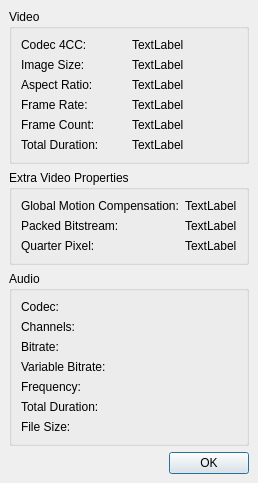
<ui version="4.0" >
 <class>Dialog</class>
 <widget class="QDialog" name="Dialog" >
  <property name="geometry" >
   <rect>
    <x>0</x>
    <y>0</y>
    <width>245</width>
    <height>465</height>
   </rect>
  </property>
  <property name="windowTitle" >
   <string>Properties</string>
  </property>
  <layout class="QVBoxLayout" >
   <property name="margin" >
    <number>9</number>
   </property>
   <property name="spacing" >
    <number>6</number>
   </property>
   <item>
    <widget class="QGroupBox" name="groupBox" >
     <property name="title" >
      <string>Video</string>
     </property>
     <property name="flat" >
      <bool>false</bool>
     </property>
     <layout class="QGridLayout" >
      <property name="margin" >
       <number>9</number>
      </property>
      <property name="spacing" >
       <number>6</number>
      </property>
      <item row="3" column="1" >
       <widget class="QLabel" name="labelFrameRate" >
        <property name="text" >
         <string>TextLabel</string>
        </property>
       </widget>
      </item>
      <item row="3" column="0" >
       <widget class="QLabel" name="label_2" >
        <property name="text" >
         <string>Frame Rate:</string>
        </property>
       </widget>
      </item>
      <item row="4" column="1" >
       <widget class="QLabel" name="labelNbOfFrames" >
        <property name="text" >
         <string>TextLabel</string>
        </property>
       </widget>
      </item>
      <item row="4" column="0" >
       <widget class="QLabel" name="label_3" >
        <property name="text" >
         <string>Frame Count: </string>
        </property>
       </widget>
      </item>
      <item row="5" column="1" >
       <widget class="QLabel" name="labelVideoDuration" >
        <property name="text" >
         <string>TextLabel</string>
        </property>
       </widget>
      </item>
      <item row="5" column="0" >
       <widget class="QLabel" name="label_5" >
        <property name="text" >
         <string>Total Duration:</string>
        </property>
       </widget>
      </item>
      <item row="2" column="1" >
       <widget class="QLabel" name="LabelAspectRatio" >
        <property name="text" >
         <string>TextLabel</string>
        </property>
       </widget>
      </item>
      <item row="2" column="0" >
       <widget class="QLabel" name="label_6" >
        <property name="text" >
         <string>Aspect Ratio:</string>
        </property>
       </widget>
      </item>
      <item row="1" column="1" >
       <widget class="QLabel" name="labeImageSize" >
        <property name="text" >
         <string>TextLabel</string>
        </property>
       </widget>
      </item>
      <item row="1" column="0" >
       <widget class="QLabel" name="label" >
        <property name="text" >
         <string>Image Size:</string>
        </property>
       </widget>
      </item>
      <item row="0" column="1" >
       <widget class="QLabel" name="label4CC" >
        <property name="text" >
         <string>TextLabel</string>
        </property>
       </widget>
      </item>
      <item row="0" column="0" >
       <widget class="QLabel" name="label_4" >
        <property name="text" >
         <string>Codec 4CC:</string>
        </property>
       </widget>
      </item>
     </layout>
    </widget>
   </item>
   <item>
    <widget class="QGroupBox" name="groupBox_2" >
     <property name="title" >
      <string>Extra Video Properties</string>
     </property>
     <layout class="QGridLayout" >
      <property name="margin" >
       <number>9</number>
      </property>
      <property name="spacing" >
       <number>6</number>
      </property>
      <item row="0" column="0" >
       <widget class="QLabel" name="label_9" >
        <property name="text" >
         <string>Global Motion Compensation:</string>
        </property>
       </widget>
      </item>
      <item row="1" column="1" >
       <widget class="QLabel" name="LabelPackedBitstream" >
        <property name="text" >
         <string>TextLabel</string>
        </property>
       </widget>
      </item>
      <item row="1" column="0" >
       <widget class="QLabel" name="label_8" >
        <property name="text" >
         <string>Packed Bitstream:</string>
        </property>
       </widget>
      </item>
      <item row="2" column="1" >
       <widget class="QLabel" name="LabelQuarterPixel" >
        <property name="text" >
         <string>TextLabel</string>
        </property>
       </widget>
      </item>
      <item row="2" column="0" >
       <widget class="QLabel" name="label_7" >
        <property name="text" >
         <string>Quarter Pixel:</string>
        </property>
       </widget>
      </item>
      <item row="0" column="1" >
       <widget class="QLabel" name="LabelGMC" >
        <property name="text" >
         <string>TextLabel</string>
        </property>
       </widget>
      </item>
     </layout>
    </widget>
   </item>
   <item>
    <widget class="QGroupBox" name="groupBoxAudio" >
     <property name="title" >
      <string>Audio</string>
     </property>
     <property name="flat" >
      <bool>false</bool>
     </property>
     <layout class="QGridLayout" >
      <property name="margin" >
       <number>9</number>
      </property>
      <property name="spacing" >
       <number>6</number>
      </property>
      <item row="6" column="1" >
       <widget class="QLabel" name="labelFileSize" >
        <property name="text" >
         <string/>
        </property>
       </widget>
      </item>
      <item row="6" column="0" >
       <widget class="QLabel" name="label_16" >
        <property name="text" >
         <string>File Size:</string>
        </property>
       </widget>
      </item>
      <item row="5" column="1" >
       <widget class="QLabel" name="labelAudioDuration" >
        <property name="text" >
         <string/>
        </property>
       </widget>
      </item>
      <item row="5" column="0" >
       <widget class="QLabel" name="label_13" >
        <property name="text" >
         <string>Total Duration:</string>
        </property>
       </widget>
      </item>
      <item row="4" column="0" >
       <widget class="QLabel" name="label_11" >
        <property name="text" >
         <string>Frequency:</string>
        </property>
       </widget>
      </item>
      <item row="4" column="1" >
       <widget class="QLabel" name="labelFrequency" >
        <property name="text" >
         <string/>
        </property>
       </widget>
      </item>
      <item row="3" column="0" >
       <widget class="QLabel" name="label_14" >
        <property name="text" >
         <string>Variable Bitrate:</string>
        </property>
       </widget>
      </item>
      <item row="3" column="1" >
       <widget class="QLabel" name="labelVBR" >
        <property name="text" >
         <string/>
        </property>
       </widget>
      </item>
      <item row="2" column="1" >
       <widget class="QLabel" name="labelBitrate" >
        <property name="text" >
         <string/>
        </property>
       </widget>
      </item>
      <item row="2" column="0" >
       <widget class="QLabel" name="label_15" >
        <property name="text" >
         <string>Bitrate:</string>
        </property>
       </widget>
      </item>
      <item row="1" column="1" >
       <widget class="QLabel" name="labelChannels" >
        <property name="text" >
         <string/>
        </property>
       </widget>
      </item>
      <item row="1" column="0" >
       <widget class="QLabel" name="label_10" >
        <property name="text" >
         <string>Channels:</string>
        </property>
       </widget>
      </item>
      <item row="0" column="1" >
       <widget class="QLabel" name="labelACodec" >
        <property name="text" >
         <string/>
        </property>
       </widget>
      </item>
      <item row="0" column="0" >
       <widget class="QLabel" name="label_12" >
        <property name="text" >
         <string>Codec:</string>
        </property>
       </widget>
      </item>
     </layout>
    </widget>
   </item>
   <item>
    <widget class="QPushButton" name="pushButton" >
     <property name="sizePolicy" >
      <sizepolicy>
       <hsizetype>0</hsizetype>
       <vsizetype>0</vsizetype>
       <horstretch>0</horstretch>
       <verstretch>0</verstretch>
      </sizepolicy>
     </property>
     <property name="layoutDirection" >
      <enum>Qt::RightToLeft</enum>
     </property>
     <property name="text" >
      <string>OK</string>
     </property>
     <property name="default" >
      <bool>true</bool>
     </property>
    </widget>
   </item>
  </layout>
 </widget>
 <resources/>
 <connections>
  <connection>
   <sender>pushButton</sender>
   <signal>clicked()</signal>
   <receiver>Dialog</receiver>
   <slot>accept()</slot>
   <hints>
    <hint type="sourcelabel" >
     <x>284</x>
     <y>424</y>
    </hint>
    <hint type="destinationlabel" >
     <x>167</x>
     <y>252</y>
    </hint>
   </hints>
  </connection>
 </connections>
</ui>
